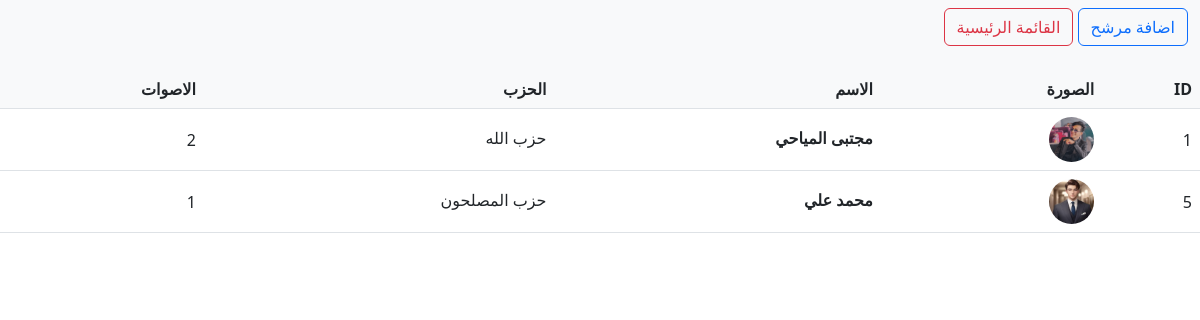
Screenshot of /admin/candidate.php (signed in) with the database file from the repository.
### tables this page shows
CREATE TABLE `candidate` (
  `id` int(255) NOT NULL,
  `name` varchar(255) NOT NULL,
  `party` varchar(255) NOT NULL,
  `image` varchar(255) NOT NULL
);

### admin/candidate.php (the view, shortened to what this page needs)
<link href="https://cdn.jsdelivr.net/npm/bootstrap@5.2.3/dist/css/bootstrap.min.css" rel="stylesheet">
<div dir="rtl" style="text-align: right !important;">
    <nav class="navbar navbar-light bg-light">
    <div class="container-fluid">
        <form method='post'>
            <button class="btn btn-outline-primary" type="submit" name="add_candidate">اضافة مرشح</button>
            <button class="btn btn-outline-danger" type="submit" name="admin_page">القائمة الرئيسية</button>
        </form>
    </div>
    </nav>
    <table class="table align-middle mb-0 bg-white">
  <thead class="bg-light">
    <tr>
      <th>ID</th>
      <th>الصورة</th>
      <th>الاسم</th>
      <th>الحزب</th>
      <th>الاصوات</th>
    </tr>
  </thead>
  <tbody>
    <?php
    require_once('../db/db_connection.php');
    $query = "SELECT * FROM candidate";
    $result = mysqli_query($conn, $query);
    if ($result) {
        echo "<form method='post'>";
        while ($row = mysqli_fetch_assoc($result)) {
            $id_cad = $row['id'];
            $Sql_vos = "select * from votes where candidate_id = '$id_cad'";
            $result_vos = mysqli_query($conn, $Sql_vos);
            $Vos = 0;
            while ($mm = mysqli_fetch_assoc($result_vos)) {
                $Vos = $Vos + 1;
            }
            echo "<tr>
            <td>$id_cad</td>
            <td>
              <div class='d-flex align-items-center'>
                <div class='ms-3'>
                    <img src='" . $row['image'] . "' alt='' style='width: 45px; height: 45px' class='rounded-circle'/>
                </div>
              </div>
            </td>
            <td>
                <p class='fw-bold mb-1'>".$row['name']."</p>
            </td>
            <td>
                <p class='fw-normal mb-1'>".$row['party']."</p>
            </td>
            <td >$Vos</td>
            </tr>";
        }
        echo "</form>";
    } else {
        echo "Error: " . mysqli_error($conn);
    }
    ?>
</div>

### rows the page displays
candidate: id "1", image (picture), name "مجتبى المياحي", party "حزب الله", Vos "2"
candidate: id "5", image (picture), name "محمد علي", party "حزب المصلحون", Vos "1"
